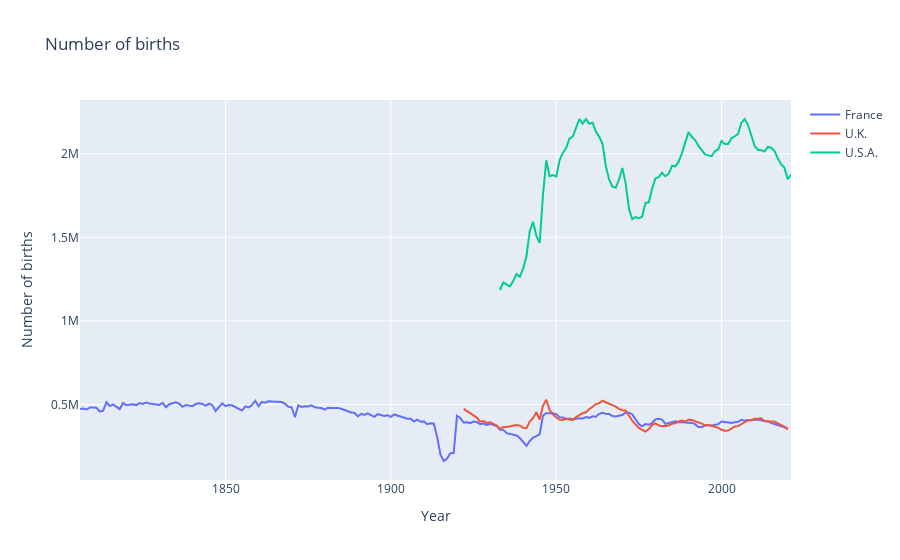

Source (notebook cell):
### Code cell
traces = [] 
for key in countriesSeriesDict.keys():
    trace = go.Scatter(x = yearSeries, y = list(countriesSeriesDict[key].values()),
                       name = key)
    traces.append(trace)

layout = go.Layout(title = "Number of births", xaxis_title = "Year", yaxis_title = "Number of births")

fig = go.Figure(data =traces, layout = layout)

fig.show()

### Figure 1 — Plotly figure (JSON) as saved in the notebook; plotly's stock layout.template omitted (floating-point values rounded to 4 significant figures; data arrays with more than 128 entries replaced by an {"elided": "..."} marker saying what was removed)
{"data": [{"name": "France", "type": "scatter", "x": {"elided": "216 int values"}, "y": {"elided": "216 int values"}}, {"name": "U.K.", "type": "scatter", "x": {"elided": "216 int values"}, "y": {"elided": "216 int values"}}, {"name": "U.S.A.", "type": "scatter", "x": {"elided": "216 int values"}, "y": {"elided": "216 int values"}}], "layout": {"title": {"text": "Number of births"}, "xaxis": {"title": {"text": "Year"}}, "yaxis": {"title": {"text": "Number of births"}}}}
